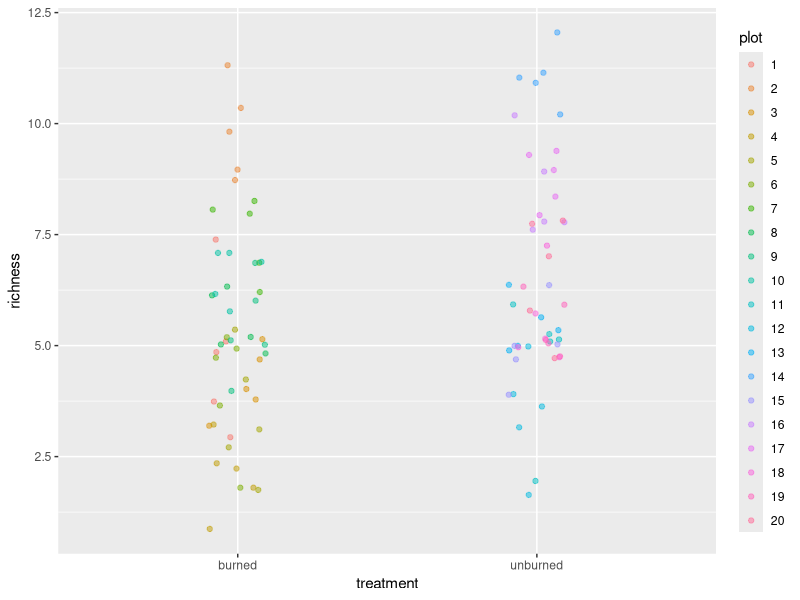

Source code (R):
## ---- chunk 1
knitr::opts_chunk$set(echo = TRUE)
library(tidyverse)
library(nlme)
library(cowplot)
## ---- chunk 2
#set.seed(54221)
set.seed(112)
mms<-c(rnorm(10, 5.5, 2),rnorm(10,6.5,2))
all.rich<-numeric(0)
for(ii in mms){
all.rich<-c(all.rich,as.integer(rnorm(5,ii,1)))
}

rich.dat<-data.frame('plot'=as.factor(rep(seq(1,20),each=5)), 
                     'treatment'= rep(c('burned','unburned'),each=50), 
                     'richness'=all.rich)
## ---- chunk 3

ggplot(rich.dat, aes(x=treatment, y=richness, color=plot)) +
  geom_point(position = position_jitter(0.1), alpha=1/2)


## ---- chunk 4

anova(lm(richness~treatment, data=rich.dat))

## ---- chunk 5

mean.plot<-rich.dat %>% group_by(plot,treatment) %>% summarize(meanrich=mean(richness))
anova(lm(meanrich~treatment, data=mean.plot))


## ---- chunk 6

summary(lme(richness ~ treatment, random=~1|plot, data=rich.dat))
